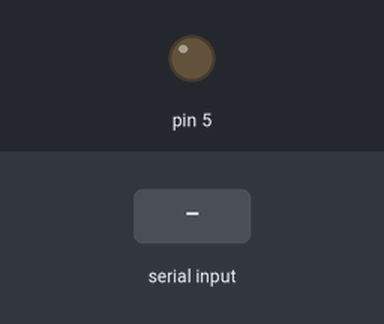
This sketch was run on a simulated Arduino Uno, built with avr-gcc and run on an emulated ATmega328P. Shown: output pins drawn as LEDs (lit = HIGH). Inputs (shaded band) come from the test bench.

Above: at 1.2 s.
1.3 s: "1" received over the second serial link
At 2.3 s:
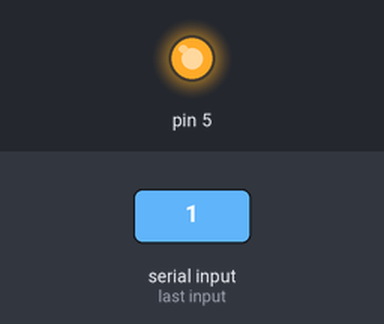
2.8 s: "0" received over the second serial link
At 3.5 s:
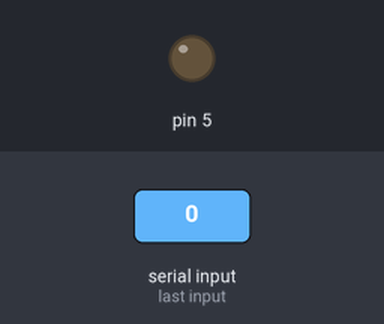
Timing chart, 0 to 5.8 s (numbered marks = the images above; inputs shaded):
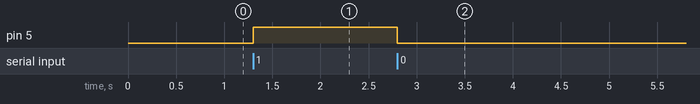

Measured:
- after the input at 1.3 s, pin 5: LOW → HIGH at once
- after the input at 2.8 s, pin 5: HIGH → LOW at once

The sketch:

bluetooth_esp01.ino
```cpp
#include <SoftwareSerial.h>// import the serial library

SoftwareSerial BT(2, 3); // RX, TX
int BluetoothData; // the data given from Computer

void setup()
{
  // put your setup code here, to run once:
  BT.begin(9600);
  pinMode(5,OUTPUT);
}

void loop()
{
  // put your main code here, to run repeatedly:
  if (BT.available())
  {
    BluetoothData=BT.read();
    if(BluetoothData=='1')
    {
      digitalWrite(5,1);
    }
    if(BluetoothData=='0')
    {
      digitalWrite(5,0);
    }
delay(100);// prepare for next data ...
  }
}
```
